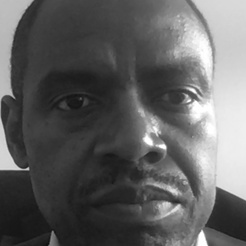
#> input picture dataset/data.1715760471207_50.jpg, 246 x 246 px; its folder holds only this picture in this run
$ python 04_train_model.py
#> lines starting #> are read from the running program, lines starting #| are printed output that depends on the picture
import cv2
import os
import numpy as np

# Load the Haar Cascade Classifier for face detection
detector = cv2.CascadeClassifier("models/haarcascade_frontalface_default.xml")

def getImagesAndLabels(path, target_size=(100, 100)):
#> called with path = 'dataset', target_size = (100, 100)
    imagePaths = [os.path.join(path, f) for f in os.listdir(path) if not f.startswith('.')]
    faceSamples = []
    Ids = []
    for imagePath in imagePaths:
        try:
            image = cv2.imread(imagePath, cv2.IMREAD_GRAYSCALE)  # Read image in grayscale
#> image is the input picture: shape (246, 246); min 14, max 255, mean 96.1
            image = cv2.resize(image, target_size)  # Resize image to target size
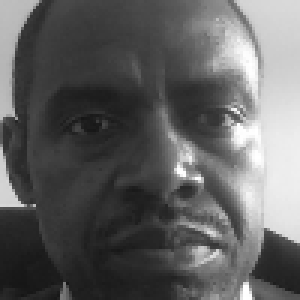
#> image: shape (100, 100) (shown 3 times larger); min 22, max 255, mean 95.9
            filename = os.path.basename(imagePath)
            customer_id = int(filename.split("_")[0].split(".")[1])  # Extract customer ID
            faces = detector.detectMultiScale(image)
#> faces = [[3, 3, 93, 93]]
            for (x, y, w, h) in faces:
                face = image[y:y + h, x:x + w]
                faceSamples.append(face)
                Ids.append(customer_id)
#> this loop made 1 pass
#> pass 1, in getImagesAndLabels, `face = image[y:y + h, x:x + w]`:
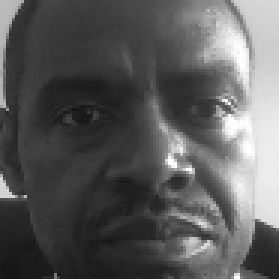
#> face: shape (93, 93) (shown 3 times larger); min 22, max 255, mean 90.9
#> after the loop, Ids = [1715760471207]; faceSamples = 1 item
        except Exception as e:

            print(f"Error processing image {imagePath}: {e}")
    return faceSamples, Ids

def train_recognizer(dataset_path):
    recognizer = cv2.face.LBPHFaceRecognizer_create()

    faces, Ids = getImagesAndLabels(dataset_path)
#> faces = 1 item; Ids = [1715760471207]

    # Check if there are faces detected
    if len(faces) == 0:
        print("No faces found in the dataset.")
        return

    recognizer.train(faces, np.array(Ids))
    model_path = "models/trained_lbph_face_recognizer_model.yml"
    recognizer.save(model_path)
    print(f"Training complete. Model saved as '{model_path}'.")

if __name__ == "__main__":
    # Folder path for the dataset containing face images
    dataset_path = "dataset"

    # Call the function to train the recognizer
    train_recognizer(dataset_path)

$ run again, on dataset/data.1717597866_18.jpg
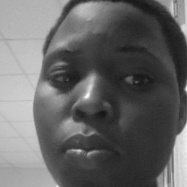
#> input picture dataset/data.1717597866_18.jpg, 187 x 187 px
#> in getImagesAndLabels, image is the input picture: shape (187, 187); min 20, max 254, mean 102.2
#> image: shape (100, 100)
#> in getImagesAndLabels, `faces = detector.detectMultiScale(image)`: faces = [[6, 6, 88, 88]]
#> the loop in getImagesAndLabels, `for (x, y, w, h) in faces:` made 1 pass
#> pass 1, in getImagesAndLabels, `face = image[y:y + h, x:x + w]`:
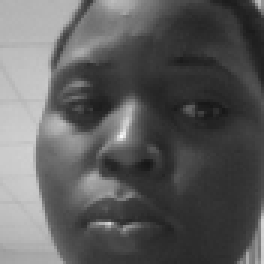
#> face: shape (88, 88) (shown 3 times larger); min 23, max 248, mean 93.2
#> after the loop in getImagesAndLabels, `for (x, y, w, h) in faces:`: Ids = [1717597866]; faceSamples = 1 item
#> in train_recognizer, `faces, Ids = getImagesAndLabels(dataset_path)`: Ids = [1717597866]
